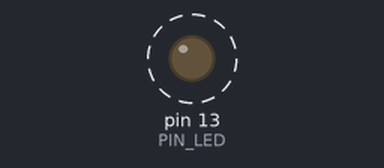
A sketch run on a simulated Arduino Uno, built with avr-gcc and run on an emulated ATmega328P. Parts: output pins drawn as LEDs (lit = HIGH). Dashed ring = blinking.

Above: at 0.5 s.
Timing chart, 0 to 4.6 s (numbered marks = the images above):
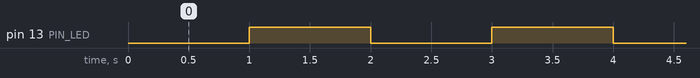

Measured:
- by itself, pin 13 (PIN_LED): alternates HIGH for 1.0 s and LOW for 1.0 s

The sketch:

LED_blink.ino
```cpp
#include <stdio.h>
#define PIN_LED 13

void setup() {
  // put your setup code here, to run once:
  pinMode(PIN_LED, OUTPUT);
}

void loop() {
  // put your main code here, to run repeatedly:
  digitalWrite(PIN_LED, 0);
  delay(1000);
  digitalWrite(PIN_LED, 1);
  delay(1000);
}
```
